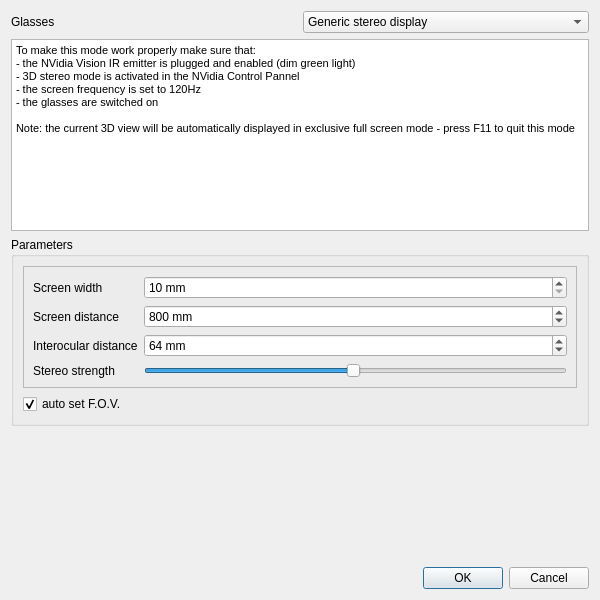
<?xml version="1.0" encoding="UTF-8"?>
<ui version="4.0">
 <class>StereoModeDialog</class>
 <widget class="QDialog" name="StereoModeDialog">
  <property name="geometry">
   <rect>
    <x>0</x>
    <y>0</y>
    <width>600</width>
    <height>600</height>
   </rect>
  </property>
  <property name="windowTitle">
   <string>Stereo mode</string>
  </property>
  <layout class="QVBoxLayout" name="verticalLayout_2">
   <item>
    <layout class="QHBoxLayout" name="horizontalLayout">
     <item>
      <widget class="QLabel" name="label">
       <property name="text">
        <string>Glasses</string>
       </property>
      </widget>
     </item>
     <item>
      <widget class="QComboBox" name="glassTypeComboBox">
       <property name="currentIndex">
        <number>6</number>
       </property>
       <item>
        <property name="text">
         <string>Red-Blue</string>
        </property>
        <property name="icon">
         <iconset resource="../../../qDTM/icons.qrc">
          <normaloff>:/CC/images/ccStereo.png</normaloff>:/CC/images/ccStereo.png</iconset>
        </property>
       </item>
       <item>
        <property name="text">
         <string>Blue-Red</string>
        </property>
        <property name="icon">
         <iconset resource="../../../qDTM/icons.qrc">
          <normaloff>:/CC/images/ccStereo.png</normaloff>:/CC/images/ccStereo.png</iconset>
        </property>
       </item>
       <item>
        <property name="text">
         <string>Red-Cyan</string>
        </property>
        <property name="icon">
         <iconset resource="../../../qDTM/icons.qrc">
          <normaloff>:/CC/images/ccStereo.png</normaloff>:/CC/images/ccStereo.png</iconset>
        </property>
       </item>
       <item>
        <property name="text">
         <string>Cyan-Red</string>
        </property>
        <property name="icon">
         <iconset resource="../../../qDTM/icons.qrc">
          <normaloff>:/CC/images/ccStereo.png</normaloff>:/CC/images/ccStereo.png</iconset>
        </property>
       </item>
       <item>
        <property name="text">
         <string>NVidia Vision</string>
        </property>
        <property name="icon">
         <iconset resource="../../../qDTM/icons.qrc">
          <normaloff>:/CC/images/nvidia.png</normaloff>:/CC/images/nvidia.png</iconset>
        </property>
       </item>
       <item>
        <property name="text">
         <string>Oculus</string>
        </property>
        <property name="icon">
         <iconset resource="../../../qDTM/icons.qrc">
          <normaloff>:/CC/images/oculus.png</normaloff>:/CC/images/oculus.png</iconset>
        </property>
       </item>
       <item>
        <property name="text">
         <string extracomment="Generic stereo display (e.g. PluraView)">Generic stereo display</string>
        </property>
        <property name="icon">
         <iconset resource="../../../qDTM/icons.qrc">
          <normaloff>:/CC/images/ccStereo.png</normaloff>:/CC/images/ccStereo.png</iconset>
        </property>
       </item>
      </widget>
     </item>
    </layout>
   </item>
   <item>
    <widget class="QTextEdit" name="warningTextEdit">
     <property name="html">
      <string>&lt;!DOCTYPE HTML PUBLIC &quot;-//W3C//DTD HTML 4.0//EN&quot; &quot;http://www.w3.org/TR/REC-html40/strict.dtd&quot;&gt;
&lt;html&gt;&lt;head&gt;&lt;meta name=&quot;qrichtext&quot; content=&quot;1&quot; /&gt;&lt;style type=&quot;text/css&quot;&gt;
p, li { white-space: pre-wrap; }
&lt;/style&gt;&lt;/head&gt;&lt;body style=&quot; font-family:'SimSun'; font-size:9pt; font-weight:400; font-style:normal;&quot;&gt;
&lt;p style=&quot; margin-top:0px; margin-bottom:0px; margin-left:0px; margin-right:0px; -qt-block-indent:0; text-indent:0px;&quot;&gt;&lt;span style=&quot; font-family:'MS Shell Dlg 2'; font-size:8pt;&quot;&gt;To make this mode work properly make sure that:&lt;/span&gt;&lt;/p&gt;
&lt;p style=&quot; margin-top:0px; margin-bottom:0px; margin-left:0px; margin-right:0px; -qt-block-indent:0; text-indent:0px;&quot;&gt;&lt;span style=&quot; font-family:'MS Shell Dlg 2'; font-size:8pt;&quot;&gt;- the NVidia Vision IR emitter is plugged and enabled (dim green light)&lt;/span&gt;&lt;/p&gt;
&lt;p style=&quot; margin-top:0px; margin-bottom:0px; margin-left:0px; margin-right:0px; -qt-block-indent:0; text-indent:0px;&quot;&gt;&lt;span style=&quot; font-family:'MS Shell Dlg 2'; font-size:8pt;&quot;&gt;- 3D stereo mode is activated in the NVidia Control Pannel&lt;/span&gt;&lt;/p&gt;
&lt;p style=&quot; margin-top:0px; margin-bottom:0px; margin-left:0px; margin-right:0px; -qt-block-indent:0; text-indent:0px;&quot;&gt;&lt;span style=&quot; font-family:'MS Shell Dlg 2'; font-size:8pt;&quot;&gt;- the screen frequency is set to 120Hz&lt;/span&gt;&lt;/p&gt;
&lt;p style=&quot; margin-top:0px; margin-bottom:0px; margin-left:0px; margin-right:0px; -qt-block-indent:0; text-indent:0px;&quot;&gt;&lt;span style=&quot; font-family:'MS Shell Dlg 2'; font-size:8pt;&quot;&gt;- the glasses are switched on&lt;/span&gt;&lt;/p&gt;
&lt;p style=&quot;-qt-paragraph-type:empty; margin-top:0px; margin-bottom:0px; margin-left:0px; margin-right:0px; -qt-block-indent:0; text-indent:0px; font-family:'MS Shell Dlg 2'; font-size:8pt;&quot;&gt;&lt;br /&gt;&lt;/p&gt;
&lt;p style=&quot; margin-top:0px; margin-bottom:0px; margin-left:0px; margin-right:0px; -qt-block-indent:0; text-indent:0px;&quot;&gt;&lt;span style=&quot; font-family:'MS Shell Dlg 2'; font-size:8pt;&quot;&gt;Note: the current 3D view will be automatically displayed in exclusive full screen mode - press F11 to quit this mode&lt;/span&gt;&lt;/p&gt;&lt;/body&gt;&lt;/html&gt;</string>
     </property>
    </widget>
   </item>
   <item>
    <widget class="QGroupBox" name="paramsGroupBox">
     <property name="title">
      <string>Parameters</string>
     </property>
     <layout class="QVBoxLayout" name="verticalLayout">
      <item>
       <widget class="QFrame" name="frame">
        <property name="frameShape">
         <enum>QFrame::StyledPanel</enum>
        </property>
        <property name="frameShadow">
         <enum>QFrame::Raised</enum>
        </property>
        <layout class="QGridLayout" name="gridLayout">
         <item row="0" column="0">
          <widget class="QLabel" name="label_4">
           <property name="text">
            <string>Screen width</string>
           </property>
          </widget>
         </item>
         <item row="0" column="1">
          <widget class="QSpinBox" name="screenWidthSpinBox">
           <property name="suffix">
            <string> mm</string>
           </property>
           <property name="minimum">
            <number>10</number>
           </property>
           <property name="maximum">
            <number>100000</number>
           </property>
           <property name="singleStep">
            <number>10</number>
           </property>
          </widget>
         </item>
         <item row="1" column="0">
          <widget class="QLabel" name="label_5">
           <property name="text">
            <string>Screen distance</string>
           </property>
          </widget>
         </item>
         <item row="2" column="0">
          <widget class="QLabel" name="label_6">
           <property name="text">
            <string>Interocular distance</string>
           </property>
          </widget>
         </item>
         <item row="2" column="1">
          <widget class="QSpinBox" name="eyeDistanceSpinBox">
           <property name="suffix">
            <string> mm</string>
           </property>
           <property name="minimum">
            <number>1</number>
           </property>
           <property name="maximum">
            <number>1000</number>
           </property>
           <property name="value">
            <number>64</number>
           </property>
          </widget>
         </item>
         <item row="1" column="1">
          <widget class="QSpinBox" name="screenDiistanceSpinBox">
           <property name="suffix">
            <string> mm</string>
           </property>
           <property name="minimum">
            <number>10</number>
           </property>
           <property name="maximum">
            <number>1000000</number>
           </property>
           <property name="singleStep">
            <number>50</number>
           </property>
           <property name="value">
            <number>800</number>
           </property>
          </widget>
         </item>
         <item row="3" column="0">
          <widget class="QLabel" name="label_2">
           <property name="text">
            <string>Stereo strength</string>
           </property>
          </widget>
         </item>
         <item row="3" column="1">
          <widget class="QSlider" name="stereoStrengthHorizontalSlider">
           <property name="minimum">
            <number>1</number>
           </property>
           <property name="maximum">
            <number>100</number>
           </property>
           <property name="value">
            <number>50</number>
           </property>
           <property name="orientation">
            <enum>Qt::Horizontal</enum>
           </property>
          </widget>
         </item>
        </layout>
       </widget>
      </item>
      <item>
       <widget class="QCheckBox" name="autoFocalCheckBox">
        <property name="sizePolicy">
         <sizepolicy hsizetype="Maximum" vsizetype="Fixed">
          <horstretch>0</horstretch>
          <verstretch>0</verstretch>
         </sizepolicy>
        </property>
        <property name="text">
         <string>auto set F.O.V.</string>
        </property>
        <property name="checked">
         <bool>true</bool>
        </property>
       </widget>
      </item>
     </layout>
    </widget>
   </item>
   <item>
    <spacer name="verticalSpacer">
     <property name="orientation">
      <enum>Qt::Vertical</enum>
     </property>
     <property name="sizeHint" stdset="0">
      <size>
       <width>20</width>
       <height>20</height>
      </size>
     </property>
    </spacer>
   </item>
   <item>
    <widget class="QDialogButtonBox" name="buttonBox">
     <property name="orientation">
      <enum>Qt::Horizontal</enum>
     </property>
     <property name="standardButtons">
      <set>QDialogButtonBox::Cancel|QDialogButtonBox::Ok</set>
     </property>
    </widget>
   </item>
  </layout>
 </widget>
 <resources>
  <include location="../../../qDTM/icons.qrc"/>
 </resources>
 <connections>
  <connection>
   <sender>buttonBox</sender>
   <signal>accepted()</signal>
   <receiver>StereoModeDialog</receiver>
   <slot>accept()</slot>
   <hints>
    <hint type="sourcelabel">
     <x>248</x>
     <y>254</y>
    </hint>
    <hint type="destinationlabel">
     <x>157</x>
     <y>274</y>
    </hint>
   </hints>
  </connection>
  <connection>
   <sender>buttonBox</sender>
   <signal>rejected()</signal>
   <receiver>StereoModeDialog</receiver>
   <slot>reject()</slot>
   <hints>
    <hint type="sourcelabel">
     <x>316</x>
     <y>260</y>
    </hint>
    <hint type="destinationlabel">
     <x>286</x>
     <y>274</y>
    </hint>
   </hints>
  </connection>
 </connections>
</ui>
